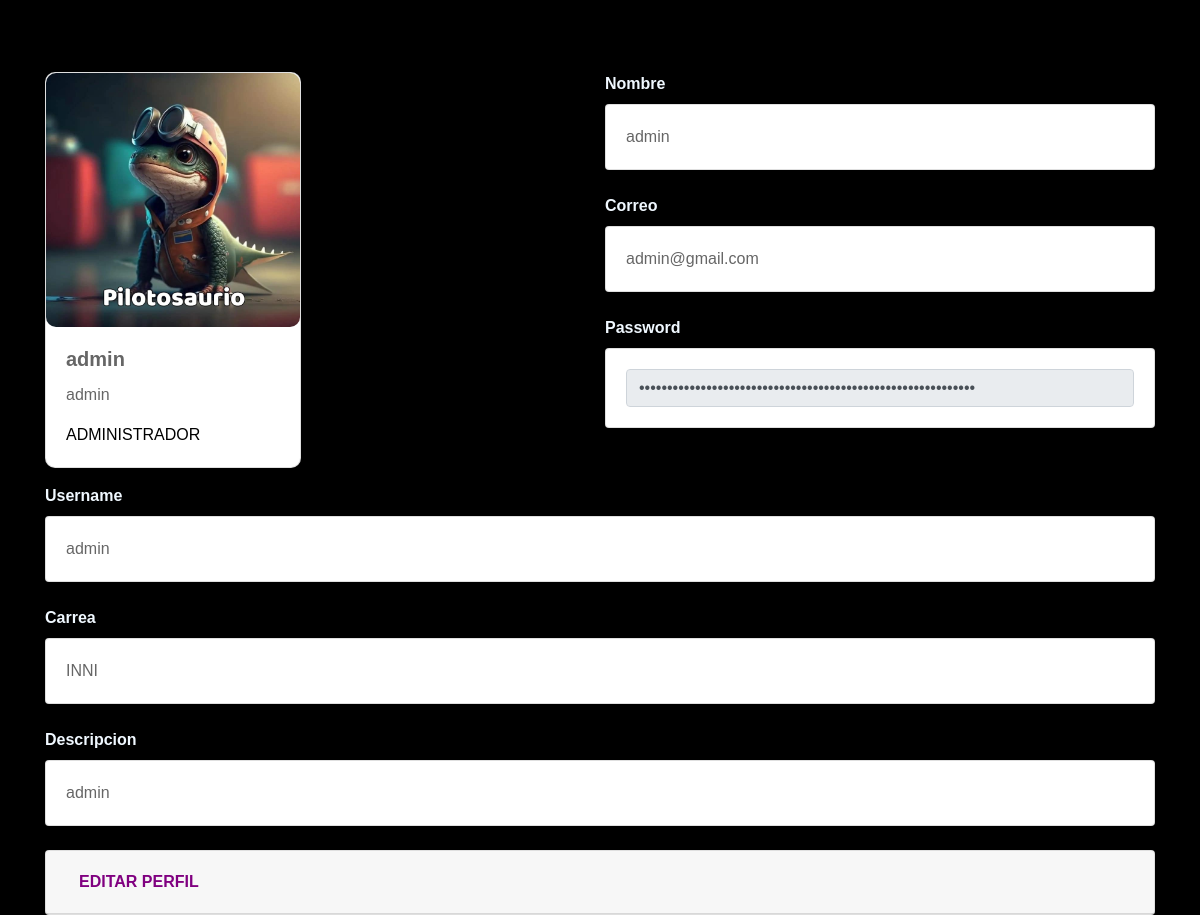
/funciones/Perfil2.php (signed in), run on the app's committed database.
### tables this page shows
CREATE TABLE `perfil` (
  `username` varchar(20) NOT NULL,
  `nombre` varchar(70) NOT NULL,
  `correo` varchar(80) NOT NULL,
  `password` varchar(100) NOT NULL,
  `carrera` varchar(50) NOT NULL,
  `descripcion` varchar(255) NOT NULL,
  `id_foto` int(11) DEFAULT NULL,
  `rol` int(11) NOT NULL,
  `token` int(11) NOT NULL,
  `token_confirmado` varchar(11) NOT NULL
);

CREATE TABLE `fotos_perfil` (
  `id` int(11) NOT NULL,
  `ruta` varchar(500) NOT NULL
);

### funciones/Perfil2.php (the view, shortened to what this page needs)
<?php
  require '../controladores/base_datos.php';
  if (isset($_SESSION['username']) && $_SESSION['username'] == TRUE) {
    $username = $_SESSION['username'];
    $sql = "SELECT p.username, p.nombre, p.correo, p.password, p.carrera, p.descripcion, p.id_foto, p.rol, fp.ruta FROM perfil p INNER JOIN fotos_perfil fp ON p.id_foto = fp.id WHERE p.username = '$username';";
    $result = $conn->query($sql);
    if ($result->num_rows > 0) {
        $row = $result->fetch_assoc();
        $user = $row["username"];
        $nombre = $row["nombre"];
        $email = $row["correo"];
        $password = $row["password"];
        $carrera = $row["carrera"];
        $descripcion = $row["descripcion"];
        $rol = $row["rol"];
        $fotoPerfil = $row["ruta"];
    } else {
      echo "No se encontraron resultados.";
    }
  } else {
    header('Location: login.php');
    exit();
  }
?>
<!DOCTYPE html>
<html lang="en">
<head>
  <link rel="stylesheet" href="https://cdn.jsdelivr.net/npm/bootstrap@4.0.0/dist/css/bootstrap.min.css"integrity="sha384-Gn5384xqQ1aoWXA+058RXPxPg6fy4IWvTNh0E263XmFcJlSAwiGgFAW/dAiS6JXm">
  <link href="../style/style.perfil_usuarios.css" rel="stylesheet" type="text/css">
</head>
<body>
  <br>
  <br>
  <br>
  <div class="container">
    <div class="form-row">
        <div class="form-group col-md-6">
            <div class="card" style="width: 16rem; border-radius: 10px;">
                <img class="card-img-top" src="./<?php echo $fotoPerfil; ?>" alt="Card image cap" style="border-radius: 10px;">
                <div class="card-body">
                    <h5 class="card-title" style="font-weight: bold;"><?php echo $user ?></h5>
                    <p class="card-text"><?php echo $descripcion; ?></p>
                    <span style="color: black;"><?php if (isset($rol)): ?> <?php if ($rol == 1) { echo 'ADMINISTRADOR'; } else { echo 'ESTUDIANTE'; } ?><?php endif; ?></span>
                </div>
            </div>
        </div>
        <div class="form-group col-md-6">
            <label for="inputPassword4" style="color: aliceblue; font-weight: bold;">Nombre</label>
            <div class="card">
                <div class="card-body" style="width: 100%;">
                    <?php echo $nombre; ?>
                </div>
            </div>
            <br>
            <label for="inputEmail4" style="color: aliceblue; font-weight: bold;">Correo</label>
            <div class="card">
                <div class="card-body" style="width: 100%;">
                    <?php echo $email; ?>
                </div>
            </div>
            <br>
            <label for="inputEmail4" style="color: aliceblue; font-weight: bold;">Password</label>
            <div class="card">
                <div class="card-body" style="width: 100%;">
                    <input type="password" class="form-control" id="exampleInputPassword1" placeholder="Password" value="<?php echo $password; ?>" readOnly>
                </div>
            </div>
        </div>
    </div>
    <label for="inputPassword4" style="color: aliceblue; font-weight: bold;">Username</label>
    <div class="card">
        <div class="card-body" style="width: 100%;">
            <?php echo $user; ?>
        </div>
    </div>
    <br>
    <label for="inputPassword4" style="color: aliceblue; font-weight: bold;">Carrea</label>
    <div class="card">
        <div class="card-body" style="width: 100%;">
            <?php echo $carrera; ?>
        </div>
    </div>
    <br>
    <label for="inputPassword4" style="color: aliceblue; font-weight: bold;">Descripcion</label>
    <div class="card">
        <div class="card-body" style="width: 100%;">
            <?php echo $descripcion; ?>
        </div>
    </div>
    <br>
    <div class="card">
        <div class="card-header" id="headingTwo">
            <h5 class="mb-0">
                <button class="btn btn-link collapsed" data-toggle="collapse" data-target="#collapseTwo" aria-expanded="false" aria-controls="collapseTwo" style="font-size: 16px; color: purple; font-weight: bold;">EDITAR PERFIL</button>
            </h5>
        </div>
    </div>
  </div>
</body>
</html>

### style/style.perfil_usuarios.css (style rules this page uses)
body { margin: 0; padding: 0; font-family: Helvetica, Arial, sans-serif; color: #666; background: #f2f2f2; font-size: 1em; line-height: 1.5em; background-color: black; }
.btn { font-size: 12px; }

### data on the page
perfil: id_foto.ruta (picture), username "admin", descripcion "admin", nombre "admin", correo "admin@gmail.com", carrera "INNI"
